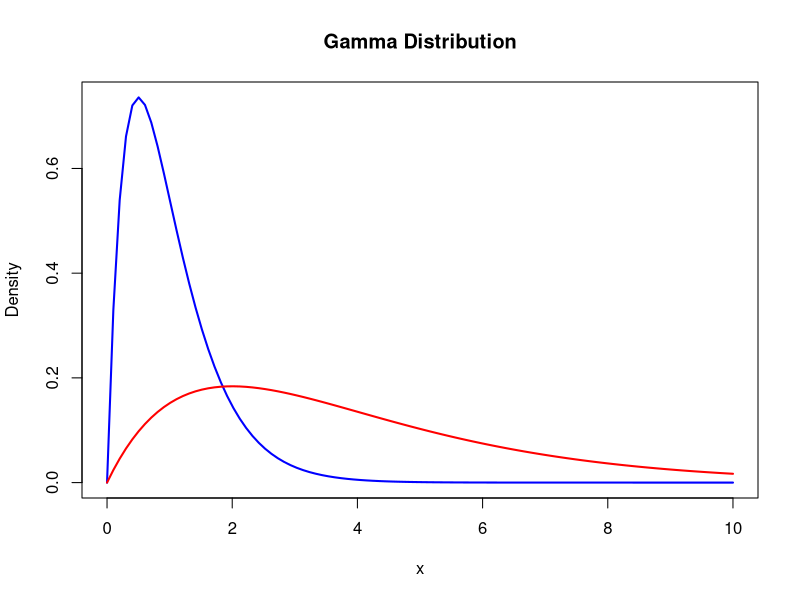
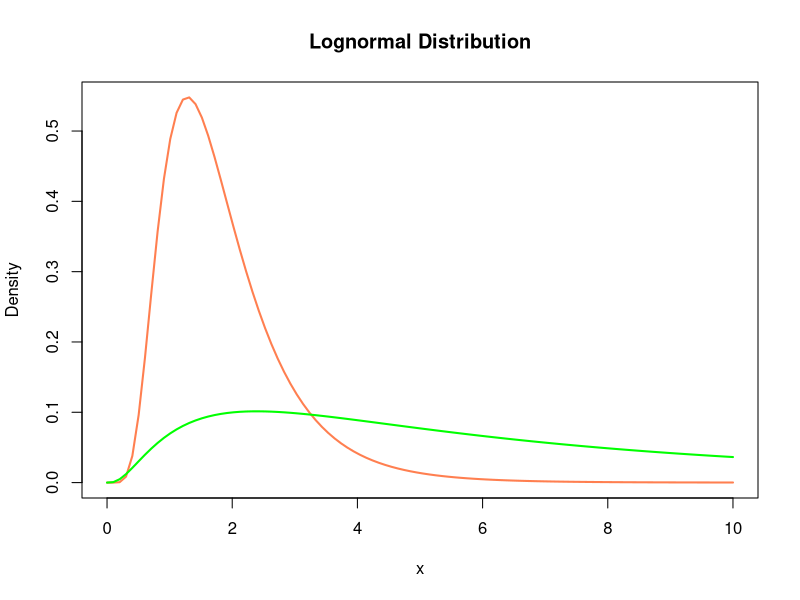

The R script that drew these images, in order:
## ---- chunk 1
#| label: fig-dist-params
#| fig-cap: Differences in distributions when misinterpreting the estimated parameters. (a) Two gamma distributions, the blue shows a gamma distribution with shape ($\alpha$) and rate ($\beta$) of 2, the red shows a gamma distribution with shape ($k$) and scale ($\theta$) of 2. The rate is the reciprocal of the scale ($\beta$  = 1/$\theta$), but it is clear from the left hand plot that misinterpreting the parameter leads to a vastly different distribution density. (b) Two lognormal distributions, the orange shows the density of a lognormal distribution with meanlog ($\mu$) and sdlog ($\sigma$) of 0.5, and the green with the meanlog and sdlog of 1.87 and 1.00, respectively (these values are the conversion from meanlog and sdlog into mean and standard deviation). Again showing how misinterpreting the parameters can lead to differences in epidemiological parameters.
# Define the x values for the plot
x <- seq(0, 10, length.out = 100)
shape_scale <- stats::dgamma(x = x, shape = 2, scale = 2)
shape_rate <- stats::dgamma(x = x, shape = 2, rate = 2)
plot(x, shape_rate, type = "l", col = "blue", lwd = 2, ylab = "Density", 
     xlab = "x", main = "Gamma Distribution")
lines(x, shape_scale, col = "red", lwd = 2)

meanlog_sdlog <- stats::dlnorm(x = x, meanlog = 0.5, sdlog = 0.5)
mean_sd <- stats::dlnorm(x = x, meanlog = 1.87, sdlog = 1)
plot(x, meanlog_sdlog, type = "l", col = "coral", lwd = 2, ylab = "Density", 
     xlab = "x", main = "Lognormal Distribution")
# Add the Gamma distribution with scale = 2
lines(x, mean_sd, col = "green", lwd = 2)
